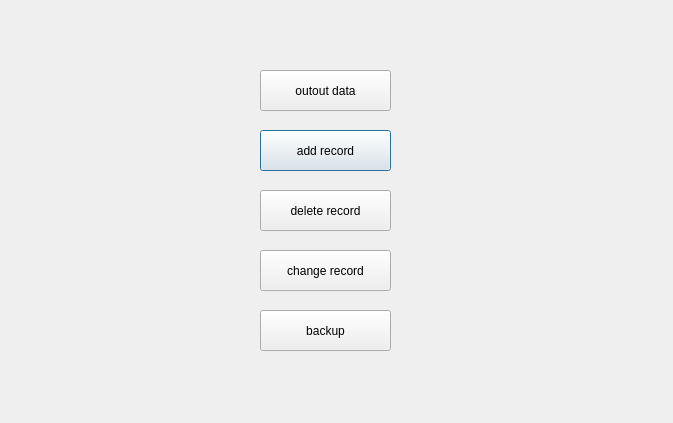
<?xml version="1.0" encoding="UTF-8"?>
<ui version="4.0">
 <class>newDataBase</class>
 <widget class="QDialog" name="newDataBase">
  <property name="geometry">
   <rect>
    <x>0</x>
    <y>0</y>
    <width>673</width>
    <height>423</height>
   </rect>
  </property>
  <property name="windowTitle">
   <string>Dialog</string>
  </property>
  <widget class="QPushButton" name="pushButton">
   <property name="geometry">
    <rect>
     <x>260</x>
     <y>130</y>
     <width>131</width>
     <height>41</height>
    </rect>
   </property>
   <property name="text">
    <string>add record</string>
   </property>
  </widget>
  <widget class="QPushButton" name="pushButton_2">
   <property name="geometry">
    <rect>
     <x>260</x>
     <y>190</y>
     <width>131</width>
     <height>41</height>
    </rect>
   </property>
   <property name="text">
    <string>delete record</string>
   </property>
  </widget>
  <widget class="QPushButton" name="pushButton_3">
   <property name="geometry">
    <rect>
     <x>260</x>
     <y>250</y>
     <width>131</width>
     <height>41</height>
    </rect>
   </property>
   <property name="text">
    <string>change record</string>
   </property>
  </widget>
  <widget class="QPushButton" name="pushButton_4">
   <property name="geometry">
    <rect>
     <x>260</x>
     <y>310</y>
     <width>131</width>
     <height>41</height>
    </rect>
   </property>
   <property name="text">
    <string>backup</string>
   </property>
  </widget>
  <widget class="QPushButton" name="outputButton">
   <property name="geometry">
    <rect>
     <x>260</x>
     <y>70</y>
     <width>131</width>
     <height>41</height>
    </rect>
   </property>
   <property name="text">
    <string>outout data</string>
   </property>
  </widget>
 </widget>
 <resources/>
 <connections/>
</ui>
